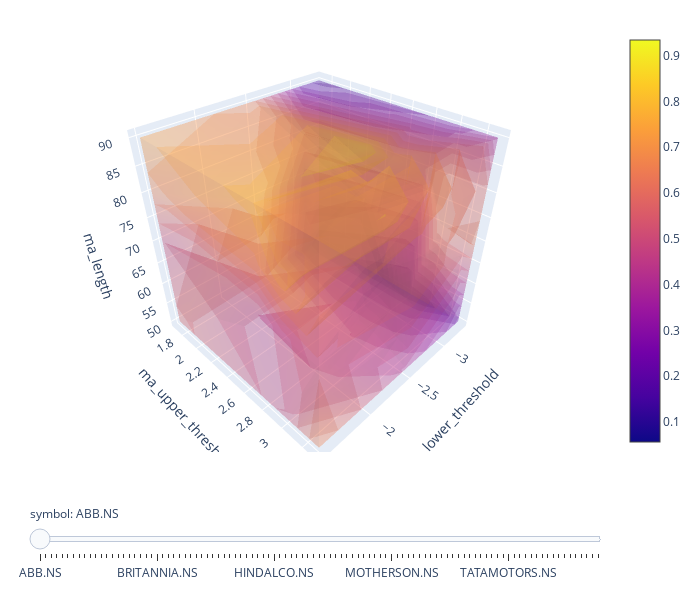

The notebook cell saved with this chart:
### Code cell
# returns.xs(key=80, level="ma_length")
fig = returns.vbt.volume(
    x_level= "ma_lower_threshold",
    y_level= "ma_upper_threshold",
    z_level="ma_length",
   slider_level = "symbol"
)
fig.show()
# for stock in stock_list:
#     pf[(80, -1.0, 3.3, stock)].plot_trade_pnl().show()
